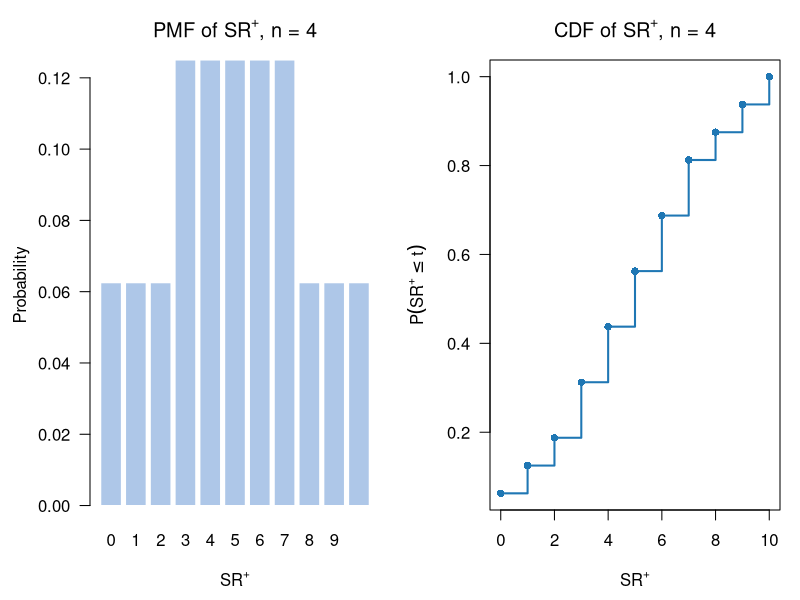
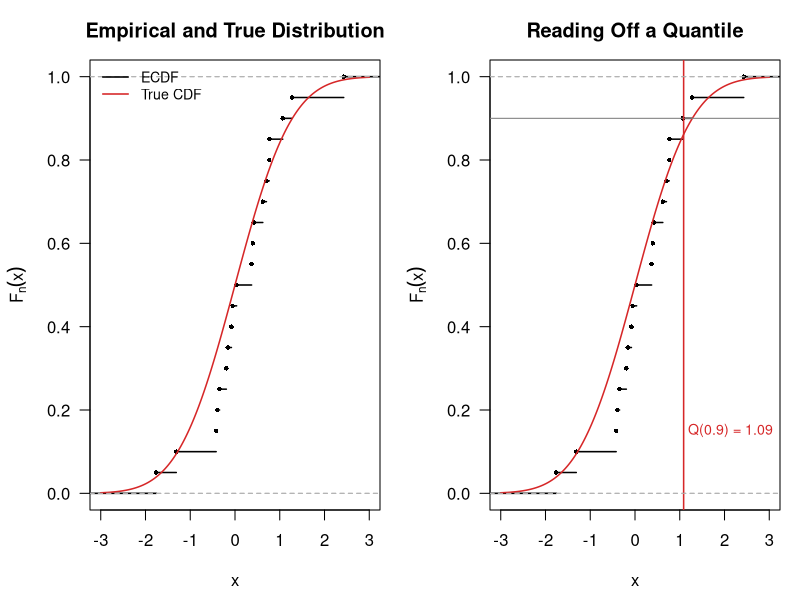
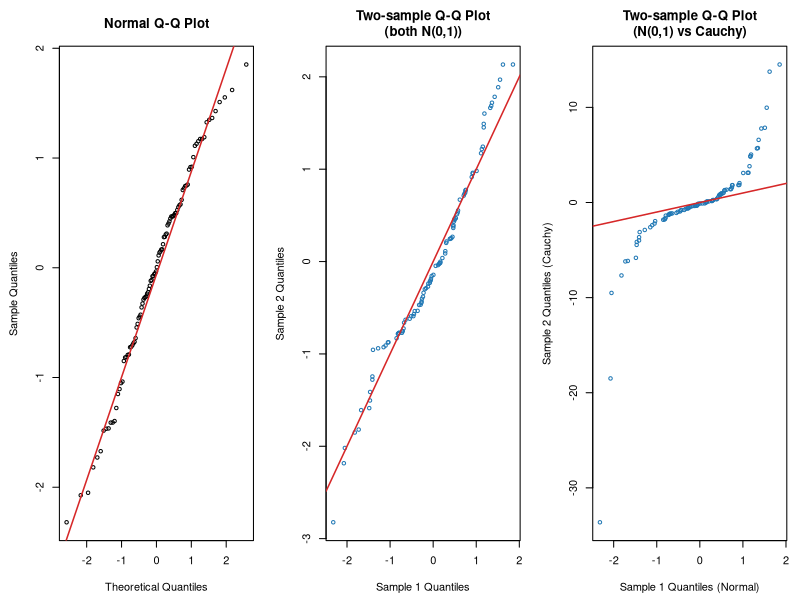

Generate these figures, in order, with R:
## ---- chunk 1
#| label: setup
#| include: false
set.seed(42)
## ---- chunk 2
#| label: tbl-hypnosis
#| tbl-cap: "Average Scores of Hypnotic Susceptibility (before and after training)."

hypnosis <- data.frame(
  Subject  = 1:6,
  Before   = c(10.5, 19.5, 7.5, 4.0, 4.5, 2.0),
  After    = c(18.5, 24.5, 11.0, 2.5, 5.5, 3.5)
)
hypnosis$D  <- hypnosis$After - hypnosis$Before
hypnosis$R  <- rank(abs(hypnosis$D))
hypnosis$S  <- as.integer(hypnosis$D > 0)
knitr::kable(hypnosis, col.names = c("Subject", "$X_i$ (before)", "$Y_i$ (after)",
                                      "$D_i = Y_i - X_i$", "$R_i$", "$S_i$"),
             align = "crrrrr")
## ---- chunk 3
#| label: hypnosis-test

D <- c(8, 5, 3.5, -1.5, 1, 1.5)
SR_plus <- sum(rank(abs(D))[D > 0])
cat("SR+ =", SR_plus, "\n")

wilcox.test(D, alternative = "greater")
## ---- chunk 4
#| label: tbl-null-dist-n4
#| tbl-cap: "All $2^4 = 16$ sign assignments for $n = 4$, with $SR^+$, $SR^-$, and probability $1/16$."

signs <- expand.grid(s1 = c(-1,1), s2 = c(-1,1),
                     s3 = c(-1,1), s4 = c(-1,1))
signs$SR_plus  <- apply(signs, 1, function(s) sum((1:4)[s > 0]))
signs$SR_minus <- apply(signs, 1, function(s) sum((1:4)[s < 0]))
signs$Prob <- "1/16"

tab_display <- signs
tab_display[,1:4] <- ifelse(signs[,1:4] > 0, "+", "-")
knitr::kable(tab_display,
             col.names = c("$s_1$","$s_2$","$s_3$","$s_4$",
                           "$SR^+$","$SR^-$","Prob"),
             align = "ccccccc")
## ---- chunk 5
#| label: tbl-pmf-cdf-n4
#| tbl-cap: "PMF and CDF of $SR^+$ for $n = 4$, verified against `psignrank()`."

sr_vals <- 0:10
pmf <- table(factor(signs$SR_plus, levels = sr_vals)) / 16
cdf <- cumsum(pmf)

dist_tab <- data.frame(
  T     = sr_vals,
  PMF   = as.numeric(pmf),
  CDF   = as.numeric(cdf),
  R_CDF = psignrank(sr_vals, n = 4)
)
knitr::kable(dist_tab,
             col.names = c("$t$", "$P[T = t]$", "$P[T \\leq t]$ (manual)",
                           "$P[T \\leq t]$ (`psignrank`)"),
             digits = 4, align = "crrrr")
## ---- chunk 6
#| label: fig-null-dist
#| fig-cap: "PMF (left) and CDF (right) of $SR^+$ under $H_0$ for $n = 4$, computed by complete enumeration."
#| fig-alt: "Left: bar chart showing the probability mass function of SR+ for n=4, symmetric around 5. Right: step function showing the CDF."
#| fig-width: 8
#| fig-height: 4

par(mfrow = c(1, 2), mar = c(4.5, 4.5, 3, 1))

barplot(pmf, names.arg = sr_vals,
        xlab = expression(SR^"+"), ylab = "Probability",
        main = expression("PMF of " * SR^"+" * ", n = 4"),
        col = "#aec7e8", border = "white", las = 1)

plot(sr_vals, cdf, type = "s", lwd = 2, col = "#1f77b4",
     xlab = expression(SR^"+"), ylab = expression(P(SR^"+" <= t)),
     main = expression("CDF of " * SR^"+" * ", n = 4"),
     las = 1)
points(sr_vals, cdf, pch = 16, col = "#1f77b4")

par(mfrow = c(1, 1))
## ---- chunk 7
#| label: tbl-fvc
#| tbl-cap: "Reduction in forced vital capacity (FVC) for a matched-pair sample of cystic fibrosis patients."

fvc <- data.frame(
  Subject     = 1:14,
  Placebo     = c(224, 8, 75, 541, 74, 85, 293, -23, 525, -38, 508, 255, 525, 1023),
  Drug        = c(213, 95, 33, 440, -32, -28, 445, -178, 367, 140, 323, 10, 65, 343)
)
fvc$xi    <- fvc$Placebo - fvc$Drug
fvc$Rank  <- rank(abs(fvc$xi))
fvc$SR_pos <- ifelse(fvc$xi > 0, fvc$Rank, NA)
fvc$SR_neg <- ifelse(fvc$xi < 0, fvc$Rank, NA)

knitr::kable(fvc,
             col.names = c("Subject","Placebo","Drug","$x_i$","Rank","$SR^+$","$SR^-$"),
             na.rm = FALSE, align = "crrrrrr")
## ---- chunk 8
#| label: fvc-clt

n  <- 14
SR_plus  <- sum(fvc$Rank[fvc$xi > 0])
SR_minus <- sum(fvc$Rank[fvc$xi < 0])
cat(sprintf("SR+ = %g,  SR- = %g\n", SR_plus, SR_minus))

mu_T    <- n * (n + 1) / 4
sigma_T <- sqrt(n * (n + 1) * (2*n + 1) / 24)
cat(sprintf("Mean = n(n+1)/4 = %g\n", mu_T))
cat(sprintf("SD   = sqrt(n(n+1)(2n+1)/24) = %.5f\n", sigma_T))

# CLT p-value (using SR-)
z_stat  <- (SR_minus - mu_T) / sigma_T
p_clt   <- pnorm(z_stat)
cat(sprintf("z = (SR- - mu)/sigma = (19 - %.1f) / %.5f = %.4f\n",
            mu_T, sigma_T, z_stat))
cat(sprintf("P-value (CLT) = P[Z <= %.4f] = %.4f\n", z_stat, p_clt))
## ---- chunk 9
#| label: fvc-exact

# Exact test using R
wilcox.test(fvc$xi, alternative = "greater")
## ---- chunk 10
#| label: tbl-comparison
#| tbl-cap: "Assumptions and properties of the sign test, Wilcoxon signed-rank test, and t-test."

comp <- data.frame(
  Method = c("Sign test", "Wilcoxon signed-rank test", "t-test / z-test"),
  Assumptions = c(
    "i.i.d., any continuous distribution",
    "i.i.d., continuous and **symmetric** distribution",
    "i.i.d., **normal** distribution"
  ),
  Notes = c(
    "Weakest assumption; ignores magnitude entirely",
    "Uses ranks — more powerful than sign test when symmetry holds",
    "Most powerful when normality holds (UMP test)"
  )
)
knitr::kable(comp, align = "lll")
## ---- chunk 11
#| label: ties-example

# Sample with hypothesized median theta_0 = 3
x      <- c(1, 1, 5, 5, 8, 8, 8)
theta0 <- 3
d      <- x - theta0
cat("Differences d_i:", d, "\n")
cat("Mid-ranks of |d_i|:", rank(abs(d)), "\n")
## ---- chunk 12
#| label: ties-wilcox

suppressWarnings(wilcox.test(x, mu = theta0, conf.int = TRUE))
## ---- chunk 13
#| label: water-example

x2 <- c(5.6, 6.1, 6.3, 6.4, 6.5, 6.6, 7.0, 7.5, 7.9,
        8.0, 8.0, 8.1, 8.1, 8.2, 8.4, 8.5, 8.7, 9.4, 14.3, 26.0)

# Wilcoxon signed-rank test: H0: theta = 9 vs H1: theta > 9
suppressWarnings(wilcox.test(x2, mu = 9, alternative = "greater", conf.int = TRUE))
## ---- chunk 14
#| label: water-alternatives

# Sign test
binom.test(sum(x2 > 9), n = length(x2), p = 0.5, alternative = "greater")

# t-test
t.test(x2, mu = 9, alternative = "greater")
## ---- chunk 15
#| label: fig-ecdf
#| fig-cap: "Empirical CDF (step function) vs. true normal CDF (smooth curve) for $n = 20$ observations. The right panel shows the 90th percentile read off from the empirical CDF."
#| fig-alt: "Two side-by-side plots. Left: step-function ECDF overlaid with smooth normal CDF. Right: same plot with a horizontal line at y=0.9 and a vertical red line indicating the empirical 90th percentile."
#| fig-width: 9
#| fig-height: 4.5

set.seed(2025)
n_ecdf <- 20
x_samp <- rnorm(n_ecdf)
Fn     <- ecdf(x_samp)
x_grid <- seq(-3, 3, length.out = 300)

par(mfrow = c(1, 2), mar = c(4.5, 4.5, 3, 1))

# Left: ECDF vs true CDF
plot(Fn, main = "Empirical and True Distribution",
     xlab = "x", ylab = expression(F[n](x)),
     col = "black", lwd = 1.5, las = 1,
     xlim = c(-3, 3), do.points = TRUE, pch = 16, cex = 0.6)
lines(x_grid, pnorm(x_grid), col = "#d62728", lwd = 1.5)
abline(h = c(0, 1), lty = 2, col = "grey70")
legend("topleft", legend = c("ECDF", "True CDF"),
       col = c("black","#d62728"), lwd = 1.5, bty = "n", cex = 0.85)

# Right: reading off the 90th percentile
q90 <- quantile(x_samp, 0.9)
plot(Fn, main = "Reading Off a Quantile",
     xlab = "x", ylab = expression(F[n](x)),
     col = "black", lwd = 1.5, las = 1,
     xlim = c(-3, 3), do.points = TRUE, pch = 16, cex = 0.6)
lines(x_grid, pnorm(x_grid), col = "#d62728", lwd = 1.5)
abline(h = 0.9, lty = 1, col = "grey50")
abline(v = q90, col = "#d62728", lwd = 1.5)
abline(h = c(0, 1), lty = 2, col = "grey70")
text(q90 + 0.1, 0.15, sprintf("Q(0.9) = %.2f", q90),
     col = "#d62728", adj = 0, cex = 0.85)

par(mfrow = c(1, 1))
## ---- chunk 16
#| label: fig-qqplots
#| fig-cap: "Three Q-Q plots. Left: 100 samples from $\\mathcal{N}(0,1)$ plotted against theoretical normal quantiles — near-perfect diagonal. Centre: two independent samples from $\\mathcal{N}(0,1)$ plotted against each other — also near-diagonal. Right: one sample from $\\mathcal{N}(0,1)$ vs one from a Cauchy distribution — heavy tails cause extreme deviations from the diagonal."
#| fig-alt: "Three Q-Q scatter plots side by side. Left panel shows points tightly following the diagonal reference line. Middle panel similarly follows the diagonal. Right panel shows severe S-shaped deviation from the diagonal, indicating heavy-tailed Cauchy data compared to normal."
#| fig-width: 10
#| fig-height: 4

set.seed(101)
n_qq <- 100
s1   <- rnorm(n_qq)
s2   <- rnorm(n_qq)
s3   <- rcauchy(n_qq)

par(mfrow = c(1, 3), mar = c(4.5, 4.5, 3.5, 1))

# Plot 1: normal sample vs theoretical normal quantiles
qqnorm(s1, main = "Normal Q-Q Plot",
       xlab = "Theoretical Quantiles", ylab = "Sample Quantiles",
       pch = 1, cex = 0.7)
qqline(s1, col = "#d62728", lwd = 1.5)

# Plot 2: two N(0,1) samples
qqplot(s1, s2,
       main = "Two-sample Q-Q Plot\n(both N(0,1))",
       xlab = "Sample 1 Quantiles", ylab = "Sample 2 Quantiles",
       pch = 1, cex = 0.7, col = "#1f77b4")
abline(0, 1, col = "#d62728", lwd = 1.5)

# Plot 3: N(0,1) vs Cauchy
qqplot(s1, s3,
       main = "Two-sample Q-Q Plot\n(N(0,1) vs Cauchy)",
       xlab = "Sample 1 Quantiles (Normal)", ylab = "Sample 2 Quantiles (Cauchy)",
       pch = 1, cex = 0.7, col = "#1f77b4")
abline(0, 1, col = "#d62728", lwd = 1.5)

par(mfrow = c(1, 1))
